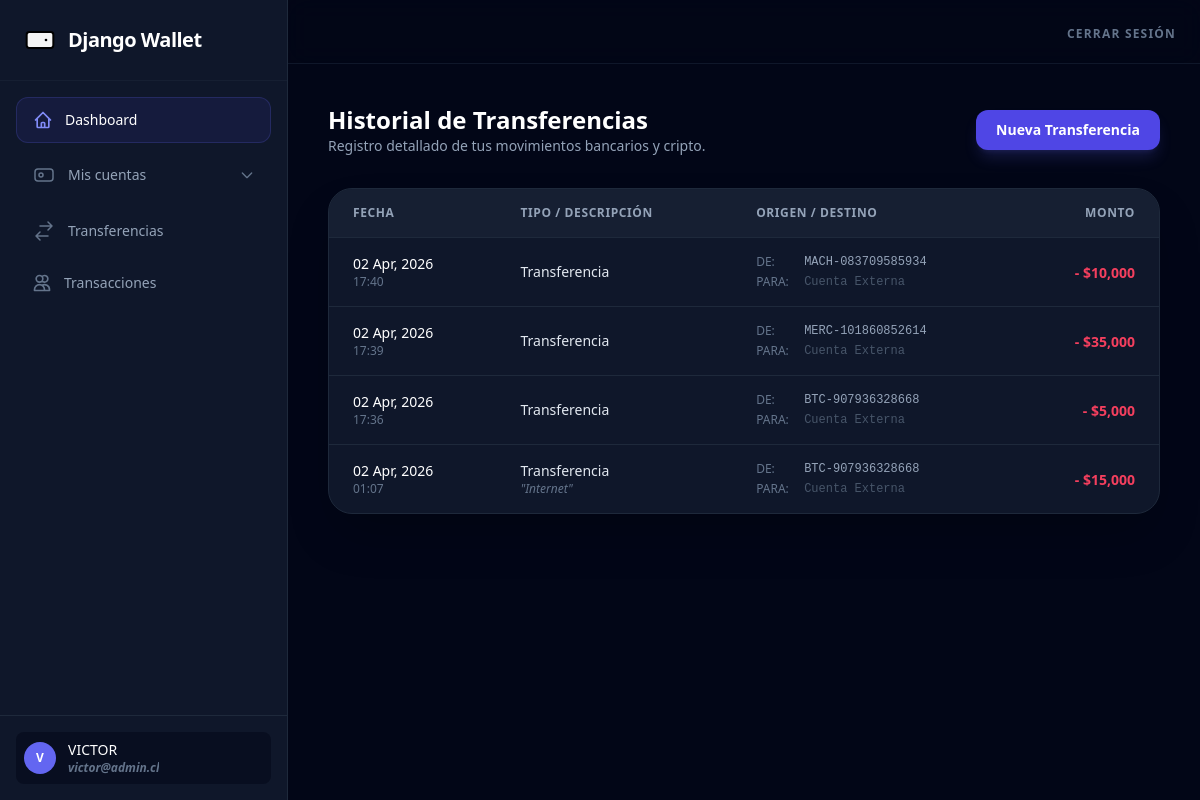
The page /transacciones/ (signed in) on the database its author committed.
### gestion/models.py (models this page shows, shortened)
class Transaccion(models.Model):
    TIPO_CHOICES = [
        ('deposito', 'Depósito'),
        ('retiro', 'Retiro'),
        ('transferencia', 'Transferencia'),
    ]
    cuenta_origen = models.ForeignKey(
        Cuenta,
        on_delete=models.PROTECT,
        related_name='transacciones_realizadas'
    )
    cuenta_destino = models.ForeignKey(
        Cuenta,
        on_delete=models.PROTECT,
        related_name='transacciones_recibidas',
        null=True,
        blank=True
    )
    tipo = models.CharField(max_length=15, choices=TIPO_CHOICES)
    monto = models.DecimalField(max_digits=12, decimal_places=2)
    fecha_transaccion = models.DateTimeField(auto_now_add=True)
    descripcion = models.TextField(blank=True, null=True)

class Cuenta(models.Model):
    cliente = models.ForeignKey(
        Cliente,
        on_delete=models.PROTECT,
        related_name='cuentas'
    )
    TIPO_CUENTA_CHOICES = [
        ('BCI', 'Banco BCI'),
        ('SANT', 'Banco Santander'),
        ('ESTD', 'Banco Estado'),
        ('CHIL', 'Banco de Chile'),
        ('MERC', 'Mercado Pago'),
        ('MACH', 'MACH (Bci)'),
        ('TENP', 'Tenpo'),
        ('BTC', 'Bitcoin (BTC)'),
        ('ETH', 'Ethereum (ETH)'),
        ('USDT', 'Tether (USDT)'),
    ]
    tipo = models.CharField(max_length=10, choices=TIPO_CUENTA_CHOICES, default='BCI')
    numero = models.CharField(max_length=20, unique=True)
    saldo_disponible = models.IntegerField(default=0)
    activa = models.BooleanField(default=True)
    fecha_creacion = models.DateTimeField(auto_now_add=True)

### gestion/views.py (the view)
# urls.py: path('transacciones/', views.transacciones, name='transacciones'),
@login_required
def transacciones(request):
    transacciones = Transaccion.objects.filter(
        Q(cuenta_origen__cliente=request.user.cliente) |
        Q(cuenta_destino__cliente=request.user.cliente)
    ).select_related('cuenta_origen', 'cuenta_destino').order_by('-fecha_transaccion')
    return render(request, 'gestion/transacciones.html', {'transacciones': transacciones})

### templates/gestion/transacciones.html (shortened to what this page needs)
{% extends 'layout.html' %}
{% block content %}
{% load humanize %}
    <div class="max-w-6xl mx-auto">
        <div class="flex flex-col md:flex-row md:items-center justify-between mb-8 gap-4">
            <div>
                <h2 class="text-2xl font-bold text-white">Historial de Transferencias</h2>
                <p class="text-slate-400 text-sm">Registro detallado de tus movimientos bancarios y cripto.</p>
            </div>
            <a href="{% url 'gestion:transferencias' %}"
            class="inline-flex items-center justify-center px-5 py-2.5 bg-indigo-600 hover:bg-indigo-500 text-white text-sm font-semibold rounded-xl transition-all shadow-lg shadow-indigo-500/20">
                Nueva Transferencia
            </a>
        </div>
        <div class="bg-slate-900 border border-slate-800 rounded-3xl overflow-hidden shadow-2xl">
            <div class="overflow-x-auto">
                <table class="w-full text-left border-collapse">
                    <thead>
                        <tr class="bg-slate-800/50 border-b border-slate-800">
                            <th class="px-6 py-4 text-xs font-semibold text-slate-400 uppercase tracking-wider">Fecha</th>
                            <th class="px-6 py-4 text-xs font-semibold text-slate-400 uppercase tracking-wider">Tipo / Descripción</th>
                            <th class="px-6 py-4 text-xs font-semibold text-slate-400 uppercase tracking-wider">Origen / Destino</th>
                            <th class="px-6 py-4 text-xs font-semibold text-slate-400 uppercase tracking-wider text-right">Monto</th>
                        </tr>
                    </thead>
                    <tbody class="divide-y divide-slate-800">
                        {% for transaccion in transacciones %}
                        <tr class="hover:bg-slate-800/30 transition-colors">
                            <td class="px-6 py-4 whitespace-nowrap">
                                <div class="text-sm text-white">{{ transaccion.fecha_transaccion|date:"d M, Y" }}</div>
                                <div class="text-xs text-slate-500">{{ transaccion.fecha_transaccion|time:"H:i" }}</div>
                            </td>
                            <td class="px-6 py-4">
                                <div class="text-sm font-medium text-slate-200">
                                    {{ transaccion.get_tipo_display }}
                                </div>
                                {% if transaccion.descripcion %}
                                    <div class="text-xs text-slate-500 italic truncate max-w-[200px]">
                                        "{{ transaccion.descripcion }}"
                                    </div>
                                {% endif %}
                            </td>
                            <td class="px-6 py-4">
                                <div class="flex flex-col space-y-1">
                                    <div class="flex items-center text-xs text-slate-400">
                                        <span class="w-12 text-slate-500 uppercase">De:</span>
                                        <span class="font-mono">{{ transaccion.cuenta_origen.numero }}</span>
                                    </div>
                                    <div class="flex items-center text-xs text-slate-400">
                                        <span class="w-12 text-slate-500 uppercase">Para:</span>
                                        <span class="font-mono">
                                            {% if transaccion.cuenta_destino %}
                                                {{ transaccion.cuenta_destino.numero }}
                                            {% else %}
                                                <span class="text-slate-600">Cuenta Externa</span>
                                            {% endif %}
                                        </span>
                                    </div>
                                </div>
                            </td>
                            <td class="px-6 py-4 whitespace-nowrap text-right">
                                {% if transaccion.cuenta_origen.cliente.user == request.user %}
                                    <span class="text-sm font-bold text-rose-500">
                                        - ${{ transaccion.monto|floatformat:0|intcomma }}
                                    </span>
                                {% else %}
                                    <span class="text-sm font-bold text-emerald-500">
                                        + ${{ transaccion.monto|floatformat:0|intcomma }}
                                    </span>
                                {% endif %}
                            </td>
                        </tr>
                        {% endfor %}
                    </tbody>
                </table>
            </div>
        </div>
    </div>
{% endblock %}

### templates/layout.html (shortened to what this page needs)
<!DOCTYPE html>
<html lang="en">
<head>
    <script src="https://cdn.tailwindcss.com"></script>
</head>
<body>
    <div class="min-h-screen bg-slate-950 flex overflow-hidden">
        <aside id="sidebar" class="fixed inset-y-0 left-0 z-50 w-72 bg-slate-900 border-r border-slate-800 flex flex-col transform -translate-x-full transition-transform duration-300 ease-in-out md:relative md:translate-x-0 md:flex-shrink-0">
            <div class="p-6 flex items-center justify-between border-b border-slate-800/50">
                <a href="{% url 'gestion:dashboard' %}" class="flex items-center gap-3">
                    <svg width="32" height="32" viewBox="0 0 24 24" fill="none">
                        <rect x="2" y="6" width="20" height="12" rx="2" stroke="black" stroke-width="1.5" fill="#f4f4f4"/>
                        <path d="M2 8H18C19.1 8 20 7.1 20 6C20 4.9 19.1 4 18 4H4C2.9 4 2 4.9 2 6V8Z" fill="#indigo-500"/>
                        <circle cx="16.5" cy="12" r="1" fill="black"/>
                    </svg>
                    <span class="text-xl font-bold text-white tracking-tight">Django Wallet</span>
                </a>
            </div>
            <nav class="flex-1 mt-4 px-4 space-y-2 overflow-y-auto custom-scrollbar">
                <a href="{% url 'gestion:dashboard' %}" class="flex items-center px-4 py-3 text-sm font-medium text-white bg-indigo-600/10 border border-indigo-500/20 rounded-xl transition-all">
                    Dashboard
                </a>
                <details class="group [&_summary::-webkit-details-marker]:hidden">
                    <summary class="flex items-center justify-between px-4 py-3 text-sm font-medium text-slate-400 hover:text-white hover:bg-slate-800/50 rounded-xl transition-all cursor-pointer list-none">
                        <div class="flex items-center">
                            <svg class="mr-3 h-6 w-6 text-slate-500 group-hover:text-indigo-400 transition-colors" fill="none" viewBox="0 0 24 24" stroke="currentColor">
                                <rect x="3" y="6" width="18" height="12" rx="3" stroke-width="1.5"/>
                                <circle cx="9" cy="12" r="2" stroke-width="1.5"/>
                            </svg>
                            <span>Mis cuentas</span>
                        </div>
                        <svg class="h-4 w-4 transition-transform duration-300 group-open:rotate-180 text-slate-500" fill="none" viewBox="0 0 24 24" stroke="currentColor">
                            <path stroke-linecap="round" stroke-linejoin="round" stroke-width="2" d="M19 9l-7 7-7-7" />
                        </svg>
                    </summary>
                </details>
                <a href="{% url 'gestion:transferencias' %}" class="flex items-center px-4 py-3 text-sm font-medium text-slate-400 hover:text-white hover:bg-slate-800/50 rounded-xl transition-all">
                    <svg class="mr-3 h-6 w-6 text-slate-500 group-hover:text-indigo-400" fill="none" viewBox="0 0 24 24" stroke="currentColor">
                        <path d="M8 7h12m0 0l-4-4m4 4l-4 4m0 6H4m0 0l4 4m-4-4l4-4" stroke-width="1.5" stroke-linecap="round" stroke-linejoin="round"/>
                    </svg>
                    Transferencias
                </a>
                <a href="{% url 'gestion:transacciones' %}" class="flex items-center px-4 py-2.5 text-sm font-medium text-slate-400 hover:text-white hover:bg-slate-800/50 rounded-xl transition-all group">
                    Transacciones
                </a>
            </nav>
            <div class="p-4 border-t border-slate-800">
                <div class="flex items-center p-2 rounded-lg bg-slate-950/50">
                    <div class="h-8 w-8 rounded-full bg-indigo-500 flex items-center justify-center text-xs font-bold text-white">{{ user.username|first|upper }}</div>
                    <div class="ml-3 overflow-hidden">
                        <p class="text-sm font-medium text-white truncate uppercase">{{ user.username }}</p>
                        <p class="text-xs text-slate-500 truncate italic font-bold">{{ user.email }}</p>
                    </div>
                </div>
            </div>
        </aside>
        <div class="flex-1 flex flex-col min-w-0">
            <header class="h-16 bg-slate-950/50 backdrop-blur-md border-b border-slate-900 flex items-center justify-between px-6 z-30">
                <div class="flex items-center gap-6 ml-auto">
                    <form method="POST" action="{% url 'gestion:logout' %}" class="inline">
                        <button type="submit" class="text-xs font-bold text-slate-500 hover:text-rose-500 uppercase tracking-widest transition-colors">
                            Cerrar sesión
                        </button>
                    </form>
                </div>
            </header>
            <main class="flex-1 overflow-y-auto p-6 md:p-10">
                {% block content %}{% endblock %}
            </main>
        </div>
    </div>
</body>
</html>

### rows shown on the page
Transaccion: shows "Cuenta Externa"
Transaccion: shows "Cuenta Externa"
Transaccion: shows "Cuenta Externa"
Transaccion: shows "Cuenta Externa"

### other values the page prints
{{ user.username|first|upper }} "V"
{{ user.username }} "VICTOR"
{{ user.email }} "victor@admin.cl"
